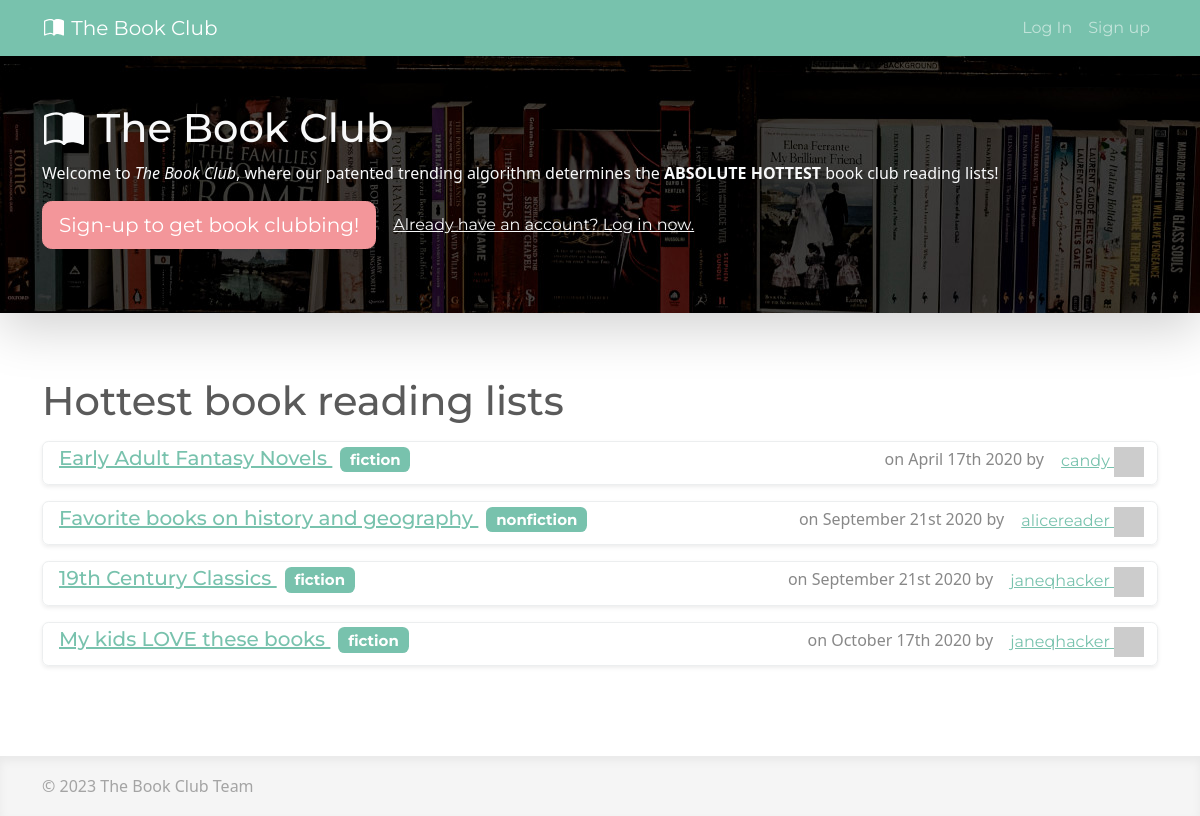
The page / on the database its author committed.
### apps/core/models.py (models this page shows, shortened)
class ReadingList(models.Model):
    title = models.CharField(max_length=100)
    category = models.CharField(max_length=64, choices=GENRES)
    description = models.TextField()
    created = models.DateTimeField(auto_now_add=True) # Add current date
    last_modified = models.DateTimeField(auto_now=True)
    creator_user = models.ForeignKey(
        User,
        on_delete=models.CASCADE,
        help_text='User who created this reading list',
    )
    score = models.IntegerField(default=0)
    views = models.PositiveIntegerField(default=0)
    def __str__(self):
        return self.title

### apps/accounts/models.py (models this page shows, shortened)
class User(AbstractUser):
    bio = models.TextField()
    def gravatar(self, size=None):
        GRAVATAR_URL = 'https://gravatar.com/avatar/%s?d=identicon%s'
        email = str(self.email).strip().lower()
        digest = hashlib.md5(email.encode('utf-8')).hexdigest()
        if size:
            size_str = '&s=%i' % size
        else:
            size_str = ''
        return GRAVATAR_URL % (digest, size_str)

### apps/core/views.py (the view)
# urls.py: path('', views.reading_list_home, name="home"),
def reading_list_home(request):
    reading_lists = ReadingList.objects.all().select_related('creator_user')
    reading_lists = reading_lists.order_by('-score')
    page_number = request.GET.get('page', 1)
    paginator = Paginator(reading_lists, 4)
    results_page = paginator.page(page_number)
    context = {
        'results_page': results_page,
    }
    return render(request, 'pages/home.html', context)

### apps/core/templates/pages/home.html (shortened to what this page needs)
{% extends "base.html" %}
{% block content_above_container %}
    {% if not user.is_authenticated %}
        {% include "snippets/hero.html" %}
    {% endif %}
{% endblock content_above_container %}
{% block content %}
<h1>Hottest book reading lists</h1>
{% include "snippets/reading_lists.html" %}
{% endblock content %}

### apps/core/templates/snippets/reading_lists.html (shortened to what this page needs)
{% load django_bootstrap5 %}
{% for rl in results_page %}
    <div class="d-flex justify-content-between mt-3 border rounded shadow-sm">
        <div class="ms-3 mt-1 mb-1 position-relative">
            <h5><a href="/list/{{ rl.id }}/" class="stretched-link">{{ rl }} <span class="badge bg-primary ms-2">{{ rl.category }}</span></a></h5>
        </div>
        <div>
            on {{ rl.created|date:"F jS Y" }} by
            <a class="btn btn-link" href="{% url "view_profile" rl.creator_user.username %}">
                {{ rl.creator_user }}
                <img src="{{ rl.creator_user.gravatar }}" class="navbar-avatar" />
            </a>
        </div>
    </div>
{% empty %}
    <p>No reading lists... yet!</p>
{% endfor %}

### apps/core/static/css/custom.css (style rules this page uses)
html { position: relative; min-height: 100%; }
body { margin-bottom: 150px; }
.navbar-avatar { height: 30px; margin-top: -10px; margin-bottom: -10px; }

### rows shown on the page
ReadingList: title "Early Adult Fantasy Novels", category "fiction", created "April 17th 2020", creator_user "candy"
ReadingList: title "Favorite books on history and geography", category "nonfiction", created "September 21st 2020", creator_user "alicereader"
ReadingList: title "19th Century Classics", category "fiction", created "September 21st 2020", creator_user "janeqhacker"
ReadingList: title "My kids LOVE these books", category "fiction", created "October 17th 2020", creator_user "janeqhacker"
